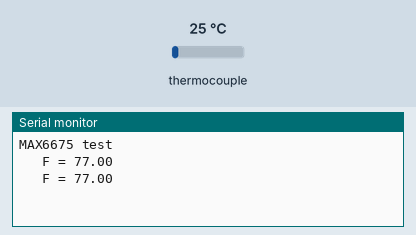
Recording of a sketch running on a simulated Arduino Uno, built with avr-gcc and run on an emulated ATmega328P. Parts: the last lines printed to the serial monitor. The test bench sets the inputs (shaded band); at power-on: thermocouple 25 °C.

Above: at 2.2 s.
2.3 s: thermocouple set to 6 °C
At 3.5 s:
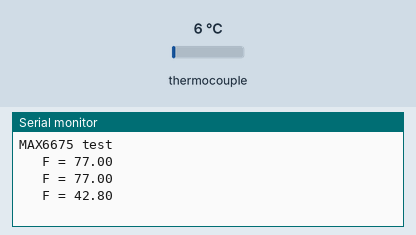
3.8 s: thermocouple set to 75 °C
At 4.8 s:
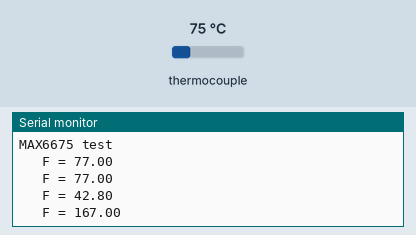
Timing chart, 0 to 6.8 s (numbered marks = the images above; inputs shaded):
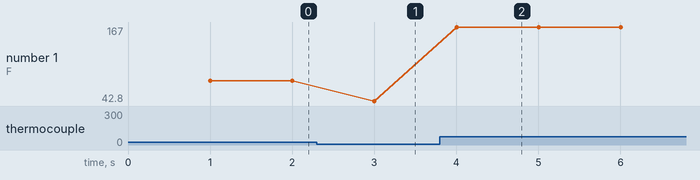

The sketch:

tc.ino
```cpp
// this example is public domain. enjoy! https://learn.adafruit.com/thermocouple/

#include "max6675.h"

int thermoDO  = 2;
int thermoCS  = 4;
int thermoCLK = 5;

MAX6675 tc(thermoCLK, thermoCS, thermoDO);

void setup() {

//tccP = new MAX6675;

//(*tccP)(thermoCLK, thermoCS, thermoDO);

  Serial.begin(115200);
//MAX6675 tc(thermoCLK, thermoCS, thermoDO);

  Serial.println("MAX6675 test");
  // wait for MAX chip to stabilize
  delay(1000);
}

void loop() {
  // basic readout test, just print the current temp

//Serial.print("   C = ");
//Serial.println(tc.readCelsius());
  Serial.print("   F = ");
  Serial.println(tc.readFahrenheit());

  // For the MAX6675 to update, you must delay AT LEAST 250ms between reads!
  delay(1000);
}
```

Measured:
- after the input at 2.3 s, the serial monitor: prints a new line after 0.70 s (image 1)
- after the input at 3.8 s, the serial monitor: prints a new line after 0.20 s (image 2)
- plotted number 1: 77 → 42.8 after the input at 2.3 s, 42.8 → 167 after the input at 3.8 s
